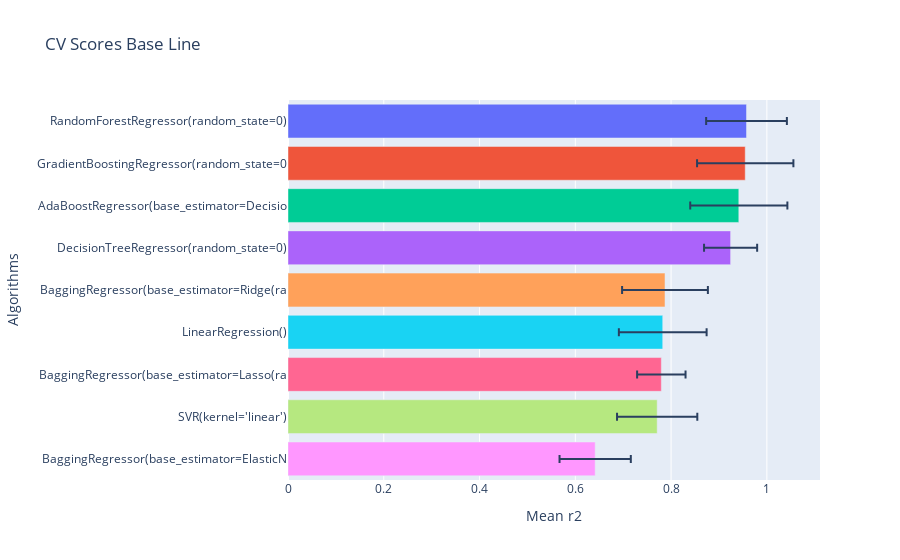

The notebook cell saved with this chart:
### Code cell
gp.crossval_models(x_train,y_train,10,lista_estimadores,"r2")

### Figure 1 — Plotly figure (JSON) as saved in the notebook; plotly's stock layout.template omitted (floating-point values rounded to 4 significant figures)
{"data": [{"alignmentgroup": "True", "error_x": {"array": [0.08429]}, "hovertemplate": "Algorithms=%{y}<br>Mean r2=%{x}<extra></extra>", "legendgroup": "RandomForestRegressor(random_state=0)", "marker": {"color": "#636efa", "pattern": {"shape": ""}}, "name": "RandomForestRegressor(random_state=0)", "offsetgroup": "RandomForestRegressor(random_state=0)", "orientation": "h", "showlegend": true, "textposition": "auto", "type": "bar", "x": [0.9575], "xaxis": "x", "y": ["RandomForestRegressor(random_state=0)"], "yaxis": "y"}, {"alignmentgroup": "True", "error_x": {"array": [0.1006]}, "hovertemplate": "Algorithms=%{y}<br>Mean r2=%{x}<extra></extra>", "legendgroup": "GradientBoostingRegressor(random_state=0", "marker": {"color": "#EF553B", "pattern": {"shape": ""}}, "name": "GradientBoostingRegressor(random_state=0", "offsetgroup": "GradientBoostingRegressor(random_state=0", "orientation": "h", "showlegend": true, "textposition": "auto", "type": "bar", "x": [0.9548], "xaxis": "x", "y": ["GradientBoostingRegressor(random_state=0"], "yaxis": "y"}, {"alignmentgroup": "True", "error_x": {"array": [0.1014]}, "hovertemplate": "Algorithms=%{y}<br>Mean r2=%{x}<extra></extra>", "legendgroup": "AdaBoostRegressor(base_estimator=Decisio", "marker": {"color": "#00cc96", "pattern": {"shape": ""}}, "name": "AdaBoostRegressor(base_estimator=Decisio", "offsetgroup": "AdaBoostRegressor(base_estimator=Decisio", "orientation": "h", "showlegend": true, "textposition": "auto", "type": "bar", "x": [0.9414], "xaxis": "x", "y": ["AdaBoostRegressor(base_estimator=Decisio"], "yaxis": "y"}, {"alignmentgroup": "True", "error_x": {"array": [0.05544]}, "hovertemplate": "Algorithms=%{y}<br>Mean r2=%{x}<extra></extra>", "legendgroup": "DecisionTreeRegressor(random_state=0)", "marker": {"color": "#ab63fa", "pattern": {"shape": ""}}, "name": "DecisionTreeRegressor(random_state=0)", "offsetgroup": "DecisionTreeRegressor(random_state=0)", "orientation": "h", "showlegend": true, "textposition": "auto", "type": "bar", "x": [0.9243], "xaxis": "x", "y": ["DecisionTreeRegressor(random_state=0)"], "yaxis": "y"}, {"alignmentgroup": "True", "error_x": {"array": [0.08958]}, "hovertemplate": "Algorithms=%{y}<br>Mean r2=%{x}<extra></extra>", "legendgroup": "BaggingRegressor(base_estimator=Ridge(ra", "marker": {"color": "#FFA15A", "pattern": {"shape": ""}}, "name": "BaggingRegressor(base_estimator=Ridge(ra", "offsetgroup": "BaggingRegressor(base_estimator=Ridge(ra", "orientation": "h", "showlegend": true, "textposition": "auto", "type": "bar", "x": [0.7873], "xaxis": "x", "y": ["BaggingRegressor(base_estimator=Ridge(ra"], "yaxis": "y"}, {"alignmentgroup": "True", "error_x": {"array": [0.09162]}, "hovertemplate": "Algorithms=%{y}<br>Mean r2=%{x}<extra></extra>", "legendgroup": "LinearRegression()", "marker": {"color": "#19d3f3", "pattern": {"shape": ""}}, "name": "LinearRegression()", "offsetgroup": "LinearRegression()", "orientation": "h", "showlegend": true, "textposition": "auto", "type": "bar", "x": [0.7825], "xaxis": "x", "y": ["LinearRegression()"], "yaxis": "y"}, {"alignmentgroup": "True", "error_x": {"array": [0.05056]}, "hovertemplate": "Algorithms=%{y}<br>Mean r2=%{x}<extra></extra>", "legendgroup": "BaggingRegressor(base_estimator=Lasso(ra", "marker": {"color": "#FF6692", "pattern": {"shape": ""}}, "name": "BaggingRegressor(base_estimator=Lasso(ra", "offsetgroup": "BaggingRegressor(base_estimator=Lasso(ra", "orientation": "h", "showlegend": true, "textposition": "auto", "type": "bar", "x": [0.7796], "xaxis": "x", "y": ["BaggingRegressor(base_estimator=Lasso(ra"], "yaxis": "y"}, {"alignmentgroup": "True", "error_x": {"array": [0.08381]}, "hovertemplate": "Algorithms=%{y}<br>Mean r2=%{x}<extra></extra>", "legendgroup": "SVR(kernel='linear')", "marker": {"color": "#B6E880", "pattern": {"shape": ""}}, "name": "SVR(kernel='linear')", "offsetgroup": "SVR(kernel='linear')", "orientation": "h", "showlegend": true, "textposition": "auto", "type": "bar", "x": [0.7709], "xaxis": "x", "y": ["SVR(kernel='linear')"], "yaxis": "y"}, {"alignmentgroup": "True", "error_x": {"array": [0.07444]}, "hovertemplate": "Algorithms=%{y}<br>Mean r2=%{x}<extra></extra>", "legendgroup": "BaggingRegressor(base_estimator=ElasticN", "marker": {"color": "#FF97FF", "pattern": {"shape": ""}}, "name": "BaggingRegressor(base_estimator=ElasticN", "offsetgroup": "BaggingRegressor(base_estimator=ElasticN", "orientation": "h", "showlegend": true, "textposition": "auto", "type": "bar", "x": [0.6415], "xaxis": "x", "y": ["BaggingRegressor(base_estimator=ElasticN"], "yaxis": "y"}], "layout": {"barmode": "relative", "legend": {"title": {"text": "Algorithms"}, "tracegroupgap": 0}, "showlegend": false, "title": {"text": "CV Scores Base Line"}, "xaxis": {"anchor": "y", "domain": [0, 1], "title": {"text": "Mean r2"}}, "yaxis": {"anchor": "x", "categoryarray": ["BaggingRegressor(base_estimator=ElasticN", "SVR(kernel='linear')", "BaggingRegressor(base_estimator=Lasso(ra", "LinearRegression()", "BaggingRegressor(base_estimator=Ridge(ra", "DecisionTreeRegressor(random_state=0)", "AdaBoostRegressor(base_estimator=Decisio", "GradientBoostingRegressor(random_state=0", "RandomForestRegressor(random_state=0)"], "categoryorder": "array", "domain": [0, 1], "title": {"text": "Algorithms"}}}}
